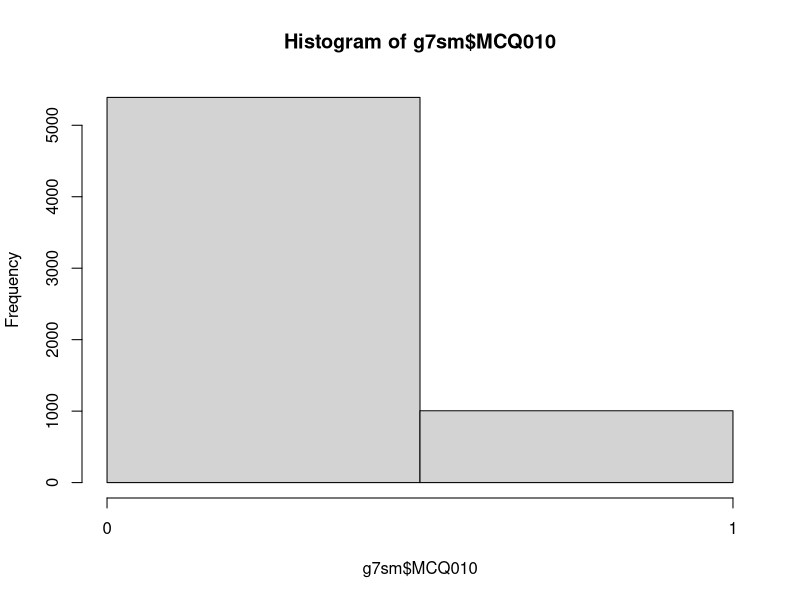
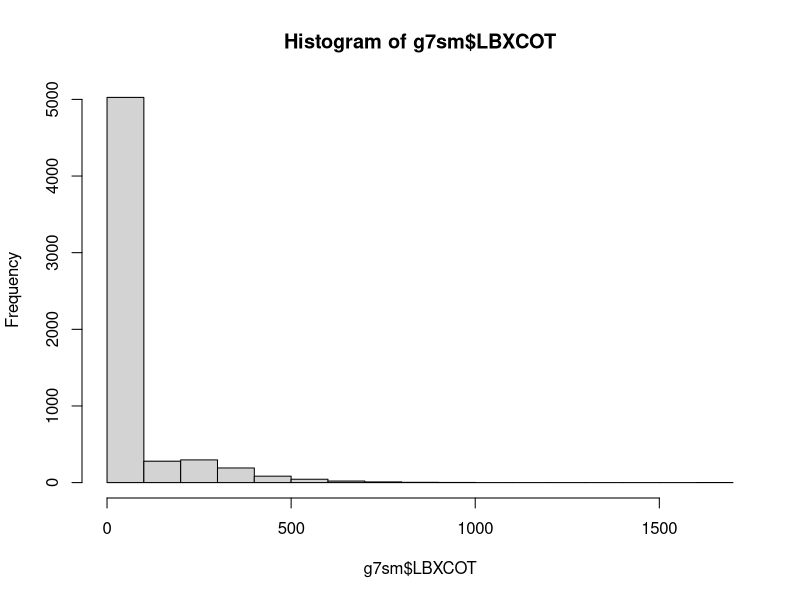
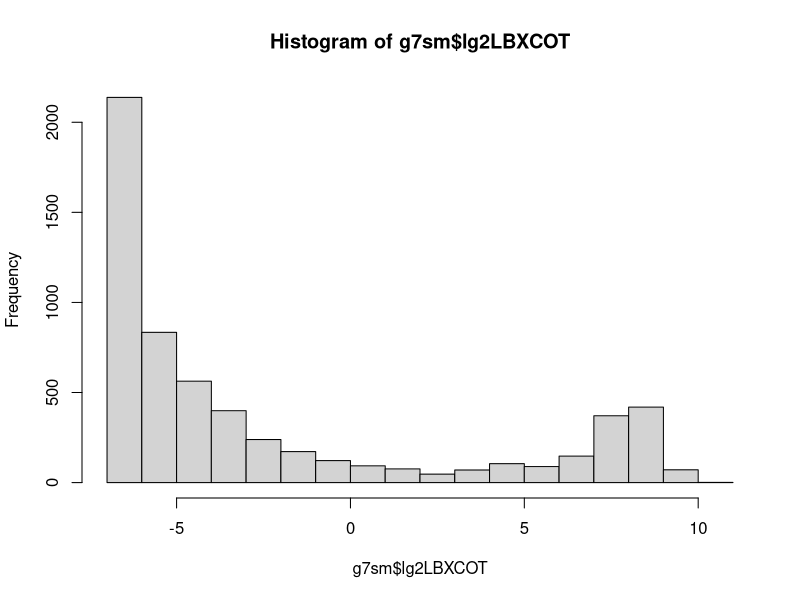
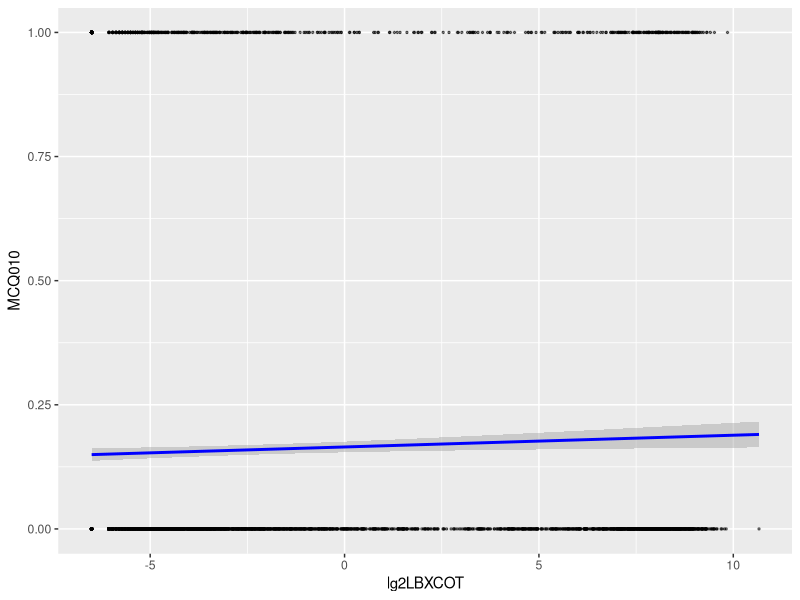

Generate these figures, in order, with R:
library(tidyverse) # If you haven't installed previously, first use: install.packages("tidyverse")

conf2017 = read.csv("confounders2017.csv") # Create object for confounders
group7 = read.csv("group7.csv") # Create object for group 3 variables
names(group7)

g7sm = dplyr::select(group7,"SEQN", "LBXCOT", "MCQ010")
head(g7sm)
summary(g7sm)

g7sm <- dplyr::filter(g7sm, g7sm$MCQ010 < 3) # Remove values greater than 2
summary(g7sm$MCQ010) # Check that all values are between 1 and 2
head(g7sm$MCQ010, n = 15) # Look at first 15 values
# In our data no = 2, but for binary outcome it is typical to have no = 0
g7sm <- g7sm %>% mutate(MCQ010 = replace(MCQ010, MCQ010 == 2, 0)) # Change no to 0
head(g7sm$MCQ010, n = 15) # Now all values for MCQ010 are 0 or 1, and match prior results
hist(g7sm$MCQ010, breaks = 3, xaxp=c(0,1,1))

# Exposure: distribution is skewed
hist(g7sm$LBXCOT) # Notice that URXCOTT has extreme outliers
quantile(g7sm$LBXCOT, probs = seq(0, 1, 0.1), na.rm = TRUE) # Carefully look at distribution
g7sm$lg2LBXCOT <- log2(g7sm$LBXCOT) # As in class, let's log2 transform exposure
hist(g7sm$lg2LBXCOT) # Now we have a bimodal distribution - we'll ignore that for this exercise

g7sm = na.omit(g7sm) # Eliminate observations that have NA values
head(g7sm, n = 15) # Let's take a final look at our dataset

# Merge variables with confounders
g7all = merge(g7sm, conf2017, by="SEQN") # Merge observations that have matching SEQN
head(g7all, n = 15) # Note that some of the confounders have NA, but we won't worry about that
write_csv(g7all, "g7all.csv") # Write a csv file that has all your variables and confounders

summary(g7all)

# Fit a logistic model to the data without confounders and look at results
glm.g7all = glm(MCQ010 ~ lg2LBXCOT, family = binomial(link = "logit"), data = g7all)
summary(glm.g7all)
exp(cbind(OR = coef(glm.g7all), confint(glm.g7all)))

# Fit data with confounders and see how data changes
glm.g7allconf = glm(MCQ010 ~ lg2LBXCOT + RIDAGEYR + factor(RIAGENDR) + factor(RIDRETH3) +
                      INDHHIN2 + INDFMPIR, family = binomial(link = "logit"), data = g7all)
summary(glm.g7allconf)
exp(cbind(OR = coef(glm.g7allconf), confint(glm.g7allconf)))

# Look at a plot of fitted model (even though it's not very informative.)
ggplot(data = glm.g7allconf, mapping = aes(x = lg2LBXCOT, y = MCQ010)) +
  geom_point(size = 0.5, alpha = 0.5) +
  geom_smooth(method = "lm", color = "blue")

